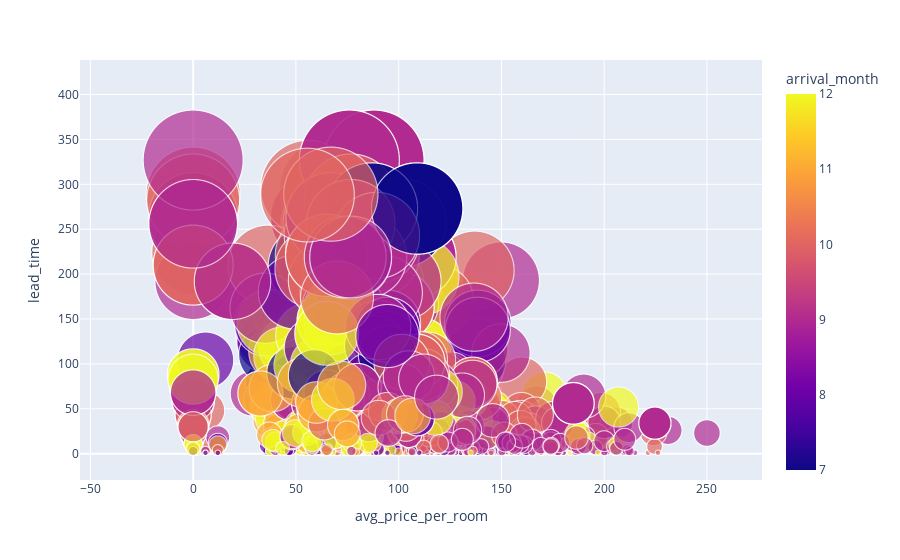

This figure's notebook cell:
### Code cell
import plotly.express as px

fig = px.scatter(
    data_frame=df[df['arrival_year']==2017],
    x='avg_price_per_room',
    y='lead_time',
    size='lead_time',
    color='arrival_month',
    hover_name='arrival_date',
    size_max=100
)
fig.show()

### Figure 1 — Plotly figure (JSON) as saved in the notebook; plotly's stock layout.template omitted (floating-point values rounded to 4 significant figures; data arrays with more than 128 entries replaced by an {"elided": "..."} marker saying what was removed)
{"data": [{"hovertemplate": "<b>%{hovertext}</b><br><br>avg_price_per_room=%{x}<br>lead_time=%{marker.size}<br>arrival_month=%{marker.color}<extra></extra>", "hovertext": {"elided": "6514 int values"}, "legendgroup": "", "marker": {"color": {"elided": "6514 int values"}, "coloraxis": "coloraxis", "size": {"elided": "6514 int values"}, "sizemode": "area", "sizeref": 0.0327, "symbol": "circle"}, "mode": "markers", "name": "", "showlegend": false, "type": "scattergl", "x": {"elided": "6514 float values"}, "xaxis": "x", "y": {"elided": "6514 int values"}, "yaxis": "y"}], "layout": {"coloraxis": {"colorbar": {"title": {"text": "arrival_month"}}, "colorscale": [[0, "#0d0887"], [0.1111, "#46039f"], [0.2222, "#7201a8"], [0.3333, "#9c179e"], [0.4444, "#bd3786"], [0.5556, "#d8576b"], [0.6667, "#ed7953"], [0.7778, "#fb9f3a"], [0.8889, "#fdca26"], [1, "#f0f921"]]}, "legend": {"itemsizing": "constant", "tracegroupgap": 0}, "margin": {"t": 60}, "xaxis": {"anchor": "y", "domain": [0, 1], "title": {"text": "avg_price_per_room"}}, "yaxis": {"anchor": "x", "domain": [0, 1], "title": {"text": "lead_time"}}}}
